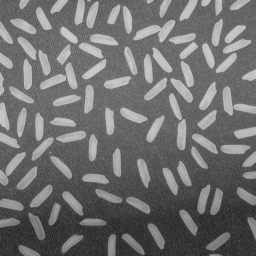
%> input picture ch06/rice.png, 256 x 256 px
$ octave Canny.m   (GNU Octave 9; MATLAB toolbox functions it lacks are replaced by stand-ins)
%> lines starting %> are read from the running program, lines starting %| are printed output that depends on the picture; in (x1, y1, x2, y2) boxes, pixels count from 0 and x2, y2 are one past the last pixel; in counts of white or black regions, pixels touching at a corner belong together; the program's own positions count from 1
close all;
clear all;
clc;
%% 采用CANNY算子对含有噪声的图像进行边缘检测
l = imread('rice.png');
%> l is the input picture: size 256x256 uint8; min 40, max 204, mean 111.2
l = im2double(l);
%> l: size 256x256 double
k = imnoise(l, 'gaussian', 0, 0.01);
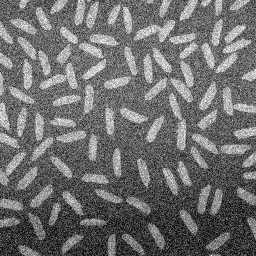
%> k: size 256x256 double; min 0, max 1, mean 0.436
[J, thresh] = edge(k, 'canny');
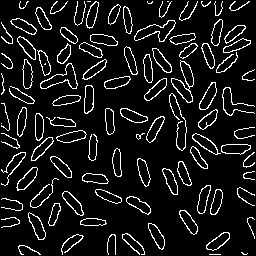
%> J: size 256x256 logical; 9.6% white in thin lines or dots
%> thresh = [0.141 0.354]
figure;
subplot(121); imshow(k);
subplot(122); imshow(J);
